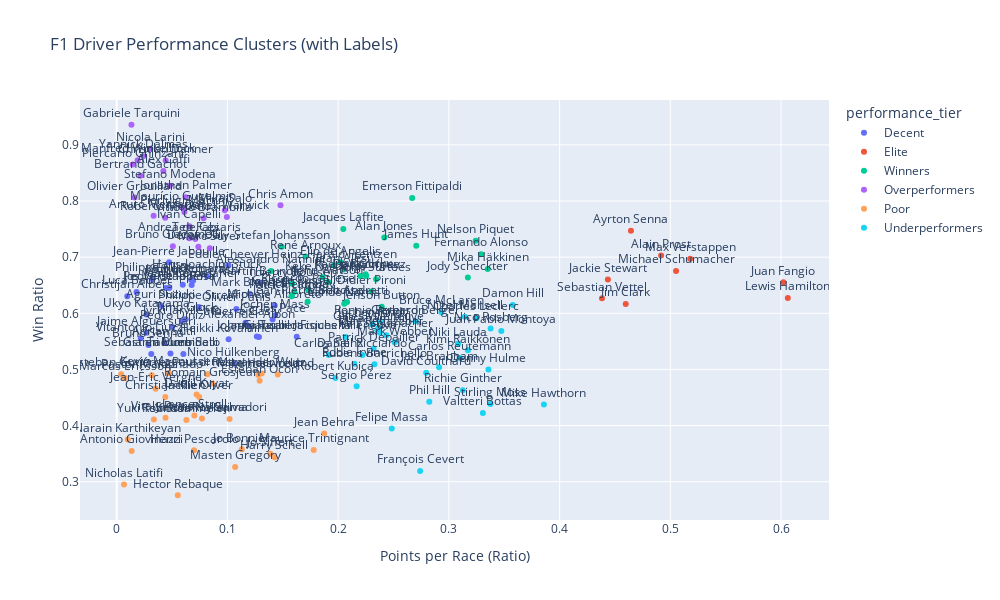

Notebook cell for this chart:
### Code cell
import plotly.express as px

fig = px.scatter(
    driver_summary,
    x='ratio_points_per_race',
    y='win_ratio',
    color='performance_tier',
    hover_name='driver',         # still keeps hover info
    text='driver',               # show name as label
    title='F1 Driver Performance Clusters (with Labels)',
    labels={
        'ratio_points_per_race': 'Points per Race (Ratio)',
        'win_ratio': 'Win Ratio'
    },
    width=1000,
    height=600
)

# Position the text labels
fig.update_traces(textposition='top center')

# Show plot
fig.show()

### Figure 1 — Plotly figure (JSON) as saved in the notebook; plotly's stock layout.template omitted (floating-point values rounded to 4 significant figures)
{"data": [{"hovertemplate": "<b>%{hovertext}</b><br><br>performance_tier=Decent<br>Points per Race (Ratio)=%{x}<br>Win Ratio=%{y}<br>driver=%{text}<extra></extra>", "hovertext": ["Adrian Sutil", "Aguri Suzuki", "Alexander Albon", "Bruno Senna", "Carlos Pace", "Christijan Albers", "Eddie Cheever", "Giancarlo Fisichella", "Gianni Morbidelli", "Hans-Joachim Stuck", "Heikki Kovalainen", "Jaime Alguersuari", "Jarno Trulli", "Jean-Pierre Jabouille", "Jean-Pierre Jarier", "Jochen Mass", "Johnny Herbert", "Jos Verstappen", "Jyrki Järvilehto", "Kamui Kobayashi", "Luca Badoer", "Mark Blundell", "Martin Brundle", "Michele Alboreto", "Nico Hülkenberg", "Olivier Panis", "Pedro Diniz", "Pedro de la Rosa", "Philippe Alliot", "Philippe Streiff", "Pierre Gasly", "Sébastien Buemi", "Takuma Sato", "Timo Glock", "Ukyo Katayama", "Vitantonio Liuzzi", "Éric Bernard", "Érik Comas"], "legendgroup": "Decent", "marker": {"color": "#636efa", "symbol": "circle"}, "mode": "markers+text", "name": "Decent", "orientation": "v", "showlegend": true, "text": ["Adrian Sutil", "Aguri Suzuki", "Alexander Albon", "Bruno Senna", "Carlos Pace", "Christijan Albers", "Eddie Cheever", "Giancarlo Fisichella", "Gianni Morbidelli", "Hans-Joachim Stuck", "Heikki Kovalainen", "Jaime Alguersuari", "Jarno Trulli", "Jean-Pierre Jabouille", "Jean-Pierre Jarier", "Jochen Mass", "Johnny Herbert", "Jos Verstappen", "Jyrki Järvilehto", "Kamui Kobayashi", "Luca Badoer", "Mark Blundell", "Martin Brundle", "Michele Alboreto", "Nico Hülkenberg", "Olivier Panis", "Pedro Diniz", "Pedro de la Rosa", "Philippe Alliot", "Philippe Streiff", "Pierre Gasly", "Sébastien Buemi", "Takuma Sato", "Timo Glock", "Ukyo Katayama", "Vitantonio Liuzzi", "Éric Bernard", "Érik Comas"], "textposition": "top center", "type": "scatter", "x": [0.04281, 0.04, 0.1194, 0.0287, 0.1408, 0.009565, 0.101, 0.1626, 0.04857, 0.08148, 0.1011, 0.02696, 0.1266, 0.04727, 0.06769, 0.1432, 0.1285, 0.04449, 0.05886, 0.06895, 0.01793, 0.12, 0.1299, 0.1427, 0.1059, 0.1081, 0.0501, 0.04748, 0.03235, 0.07407, 0.1163, 0.03127, 0.06022, 0.06232, 0.0268, 0.02173, 0.06723, 0.05968], "xaxis": "x", "y": [0.5469, 0.6136, 0.5775, 0.5435, 0.589, 0.6304, 0.6853, 0.5584, 0.5286, 0.6667, 0.5536, 0.5652, 0.5586, 0.6909, 0.6503, 0.5965, 0.5576, 0.6449, 0.5857, 0.6579, 0.6379, 0.6349, 0.6545, 0.614, 0.5102, 0.6076, 0.5758, 0.6449, 0.6609, 0.6111, 0.5833, 0.5273, 0.5275, 0.5895, 0.5979, 0.5556, 0.6596, 0.6508], "yaxis": "y"}, {"hovertemplate": "<b>%{hovertext}</b><br><br>performance_tier=Elite<br>Points per Race (Ratio)=%{x}<br>Win Ratio=%{y}<br>driver=%{text}<extra></extra>", "hovertext": ["Alain Prost", "Ayrton Senna", "Jackie Stewart", "Jim Clark", "Juan Fangio", "Lewis Hamilton", "Max Verstappen", "Michael Schumacher", "Sebastian Vettel"], "legendgroup": "Elite", "marker": {"color": "#EF553B", "symbol": "circle"}, "mode": "markers+text", "name": "Elite", "orientation": "v", "showlegend": true, "text": ["Alain Prost", "Ayrton Senna", "Jackie Stewart", "Jim Clark", "Juan Fangio", "Lewis Hamilton", "Max Verstappen", "Michael Schumacher", "Sebastian Vettel"], "textposition": "top center", "type": "scatter", "x": [0.4917, 0.4644, 0.4436, 0.4597, 0.6021, 0.6061, 0.5179, 0.5052, 0.4383], "xaxis": "x", "y": [0.703, 0.7469, 0.66, 0.6164, 0.6552, 0.6273, 0.6971, 0.6753, 0.6267], "yaxis": "y"}, {"hovertemplate": "<b>%{hovertext}</b><br><br>performance_tier=Winners<br>Points per Race (Ratio)=%{x}<br>Win Ratio=%{y}<br>driver=%{text}<extra></extra>", "hovertext": ["Alan Jones", "Alessandro Nannini", "Dan Gurney", "Didier Pironi", "Elio de Angelis", "Emerson Fittipaldi", "Fernando Alonso", "George Russell", "Heinz-Harald Frentzen", "Jacky Ickx", "Jacques Laffite", "James Hunt", "Jean Alesi", "Jean-Pierre Beltoise", "Jenson Button", "Jody Scheckter", "John Surtees", "John Watson", "Keke Rosberg", "Lando Norris", "Mario Andretti", "Mika Häkkinen", "Nelson Piquet", "Nick Heidfeld", "Patrick Tambay", "Pedro Rodríguez", "René Arnoux", "Riccardo Patrese", "Stefan Johansson", "Thierry Boutsen"], "legendgroup": "Winners", "marker": {"color": "#00cc96", "symbol": "circle"}, "mode": "markers+text", "name": "Winners", "orientation": "v", "showlegend": true, "text": ["Alan Jones", "Alessandro Nannini", "Dan Gurney", "Didier Pironi", "Elio de Angelis", "Emerson Fittipaldi", "Fernando Alonso", "George Russell", "Heinz-Harald Frentzen", "Jacky Ickx", "Jacques Laffite", "James Hunt", "Jean Alesi", "Jean-Pierre Beltoise", "Jenson Button", "Jody Scheckter", "John Surtees", "John Watson", "Keke Rosberg", "Lando Norris", "Mario Andretti", "Mika Häkkinen", "Nelson Piquet", "Nick Heidfeld", "Patrick Tambay", "Pedro Rodríguez", "René Arnoux", "Riccardo Patrese", "Stefan Johansson", "Thierry Boutsen"], "textposition": "top center", "type": "scatter", "x": [0.2417, 0.1392, 0.2253, 0.23, 0.2018, 0.2668, 0.3291, 0.1604, 0.1962, 0.2248, 0.2047, 0.2705, 0.2046, 0.1724, 0.2394, 0.3172, 0.2343, 0.1912, 0.1859, 0.2055, 0.2081, 0.335, 0.3243, 0.158, 0.158, 0.22, 0.1705, 0.1729, 0.1491, 0.1585], "xaxis": "x", "y": [0.735, 0.6753, 0.6667, 0.6389, 0.6909, 0.8054, 0.7054, 0.6383, 0.6855, 0.6694, 0.75, 0.7204, 0.6782, 0.6207, 0.6117, 0.6637, 0.6607, 0.6558, 0.6641, 0.617, 0.6202, 0.6788, 0.7295, 0.6304, 0.6311, 0.6667, 0.7012, 0.642, 0.7184, 0.6524], "yaxis": "y"}, {"hovertemplate": "<b>%{hovertext}</b><br><br>performance_tier=Overperformers<br>Points per Race (Ratio)=%{x}<br>Win Ratio=%{y}<br>driver=%{text}<extra></extra>", "hovertext": ["Alex Caffi", "Andrea de Cesaris", "Arturo Merzario", "Bertrand Gachot", "Bruno Giacomelli", "Chris Amon", "Christian Danner", "Derek Daly", "Derek Warwick", "Gabriele Tarquini", "Ivan Capelli", "Jonathan Palmer", "Manfred Winkelhock", "Marc Surer", "Maurício Gugelmin", "Mika Salo", "Nicola Larini", "Olivier Grouillard", "Piercarlo Ghinzani", "Pierluigi Martini", "Roberto Moreno", "Stefano Modena", "Teo Fabi", "Vittorio Brambilla", "Yannick Dalmas"], "legendgroup": "Overperformers", "marker": {"color": "#ab63fa", "symbol": "circle"}, "mode": "markers+text", "name": "Overperformers", "orientation": "v", "showlegend": true, "text": ["Alex Caffi", "Andrea de Cesaris", "Arturo Merzario", "Bertrand Gachot", "Bruno Giacomelli", "Chris Amon", "Christian Danner", "Derek Daly", "Derek Warwick", "Gabriele Tarquini", "Ivan Capelli", "Jonathan Palmer", "Manfred Winkelhock", "Marc Surer", "Maurício Gugelmin", "Mika Salo", "Nicola Larini", "Olivier Grouillard", "Piercarlo Ghinzani", "Pierluigi Martini", "Roberto Moreno", "Stefano Modena", "Teo Fabi", "Vittorio Brambilla", "Yannick Dalmas"], "textposition": "top center", "type": "scatter", "x": [0.04213, 0.06561, 0.03333, 0.02143, 0.05073, 0.1479, 0.04426, 0.07375, 0.09951, 0.01333, 0.06571, 0.06227, 0.01891, 0.08409, 0.06, 0.09766, 0.0304, 0.01613, 0.01441, 0.06114, 0.04378, 0.0479, 0.07099, 0.07846, 0.024], "xaxis": "x", "y": [0.8533, 0.7336, 0.7738, 0.8452, 0.7195, 0.7925, 0.8723, 0.7188, 0.7716, 0.9359, 0.7551, 0.8068, 0.8727, 0.7159, 0.7875, 0.7838, 0.8933, 0.8065, 0.8649, 0.7805, 0.7703, 0.8272, 0.7324, 0.7692, 0.88], "yaxis": "y"}, {"hovertemplate": "<b>%{hovertext}</b><br><br>performance_tier=Poor<br>Points per Race (Ratio)=%{x}<br>Win Ratio=%{y}<br>driver=%{text}<extra></extra>", "hovertext": ["Alexander Wurz", "Antonio Giovinazzi", "Christian Klien", "Daniil Kvyat", "Esteban Gutiérrez", "Esteban Ocon", "Harry Schell", "Hector Rebaque", "Henri Pescarolo", "Innes Ireland", "Jackie Oliver", "Jean Behra", "Jean-Éric Vergne", "Jo Bonnier", "Jo Siffert", "Kevin Magnussen", "Lance Stroll", "Marcus Ericsson", "Masten Gregory", "Maurice Trintignant", "Mike Hailwood", "Narain Karthikeyan", "Nicholas Latifi", "Pastor Maldonado", "Paul di Resta", "Rolf Stommelen", "Romain Grosjean", "Roy Salvadori", "Satoru Nakajima", "Vitaly Petrov", "Yuki Tsunoda"], "legendgroup": "Poor", "marker": {"color": "#FFA15A", "symbol": "circle"}, "mode": "markers+text", "name": "Poor", "orientation": "v", "showlegend": true, "text": ["Alexander Wurz", "Antonio Giovinazzi", "Christian Klien", "Daniil Kvyat", "Esteban Gutiérrez", "Esteban Ocon", "Harry Schell", "Hector Rebaque", "Henri Pescarolo", "Innes Ireland", "Jackie Oliver", "Jean Behra", "Jean-Éric Vergne", "Jo Bonnier", "Jo Siffert", "Kevin Magnussen", "Lance Stroll", "Marcus Ericsson", "Masten Gregory", "Maurice Trintignant", "Mike Hailwood", "Narain Karthikeyan", "Nicholas Latifi", "Pastor Maldonado", "Paul di Resta", "Rolf Stommelen", "Romain Grosjean", "Roy Salvadori", "Satoru Nakajima", "Vitaly Petrov", "Yuki Tsunoda"], "textposition": "top center", "type": "scatter", "x": [0.131, 0.01355, 0.04392, 0.07214, 0.004068, 0.1291, 0.1425, 0.05517, 0.06983, 0.1455, 0.07451, 0.1874, 0.03517, 0.113, 0.1388, 0.04701, 0.07015, 0.007423, 0.107, 0.1779, 0.1278, 0.01, 0.006557, 0.03167, 0.08203, 0.06295, 0.08641, 0.102, 0.077, 0.04414, 0.03357], "xaxis": "x", "y": [0.4928, 0.3548, 0.451, 0.4554, 0.4915, 0.4797, 0.3438, 0.2759, 0.3559, 0.4909, 0.451, 0.386, 0.4655, 0.3578, 0.35, 0.4935, 0.4179, 0.4845, 0.3261, 0.3563, 0.4902, 0.375, 0.2951, 0.4896, 0.4915, 0.4098, 0.4751, 0.4118, 0.4125, 0.4138, 0.4107], "yaxis": "y"}, {"hovertemplate": "<b>%{hovertext}</b><br><br>performance_tier=Underperformers<br>Points per Race (Ratio)=%{x}<br>Win Ratio=%{y}<br>driver=%{text}<extra></extra>", "hovertext": ["Bruce McLaren", "Carlos Reutemann", "Carlos Sainz", "Charles Leclerc", "Clay Regazzoni", "Damon Hill", "Daniel Ricciardo", "David Coulthard", "Denny Hulme", "Eddie Irvine", "Felipe Massa", "François Cevert", "Gerhard Berger", "Gilles Villeneuve", "Graham Hill", "Jack Brabham", "Jacques Villeneuve", "Jochen Rindt", "Juan Pablo Montoya", "Kimi Räikkönen", "Mark Webber", "Mike Hawthorn", "Nico Rosberg", "Nigel Mansell", "Niki Lauda", "Patrick Depailler", "Phil Hill", "Ralf Schumacher", "Richie Ginther", "Robert Kubica", "Ronnie Peterson", "Rubens Barrichello", "Sergio Pérez", "Stirling Moss", "Valtteri Bottas"], "legendgroup": "Underperformers", "marker": {"color": "#19d3f3", "symbol": "circle"}, "mode": "markers+text", "name": "Underperformers", "orientation": "v", "showlegend": true, "text": ["Bruce McLaren", "Carlos Reutemann", "Carlos Sainz", "Charles Leclerc", "Clay Regazzoni", "Damon Hill", "Daniel Ricciardo", "David Coulthard", "Denny Hulme", "Eddie Irvine", "Felipe Massa", "François Cevert", "Gerhard Berger", "Gilles Villeneuve", "Graham Hill", "Jack Brabham", "Jacques Villeneuve", "Jochen Rindt", "Juan Pablo Montoya", "Kimi Räikkönen", "Mark Webber", "Mike Hawthorn", "Nico Rosberg", "Nigel Mansell", "Niki Lauda", "Patrick Depailler", "Phil Hill", "Ralf Schumacher", "Richie Ginther", "Robert Kubica", "Ronnie Peterson", "Rubens Barrichello", "Sergio Pérez", "Stirling Moss", "Valtteri Bottas"], "textposition": "top center", "type": "scatter", "x": [0.2932, 0.3099, 0.1915, 0.3249, 0.2377, 0.3577, 0.2219, 0.2795, 0.3357, 0.2147, 0.2484, 0.274, 0.2699, 0.2365, 0.2353, 0.2912, 0.2068, 0.231, 0.3474, 0.3172, 0.2511, 0.3858, 0.3377, 0.3144, 0.3083, 0.232, 0.2823, 0.2436, 0.3126, 0.1976, 0.2377, 0.2328, 0.2167, 0.3375, 0.3307], "xaxis": "x", "y": [0.6019, 0.5205, 0.5257, 0.5913, 0.5652, 0.6148, 0.5256, 0.4939, 0.5, 0.5102, 0.3948, 0.3191, 0.5857, 0.5735, 0.5698, 0.5039, 0.5576, 0.5806, 0.5684, 0.5341, 0.5484, 0.4375, 0.5728, 0.5938, 0.546, 0.5368, 0.4423, 0.5611, 0.463, 0.4848, 0.5854, 0.5092, 0.4699, 0.4384, 0.4225], "yaxis": "y"}], "layout": {"height": 600, "legend": {"title": {"text": "performance_tier"}, "tracegroupgap": 0}, "title": {"text": "F1 Driver Performance Clusters (with Labels)"}, "width": 1000, "xaxis": {"anchor": "y", "domain": [0, 1], "title": {"text": "Points per Race (Ratio)"}}, "yaxis": {"anchor": "x", "domain": [0, 1], "title": {"text": "Win Ratio"}}}}
